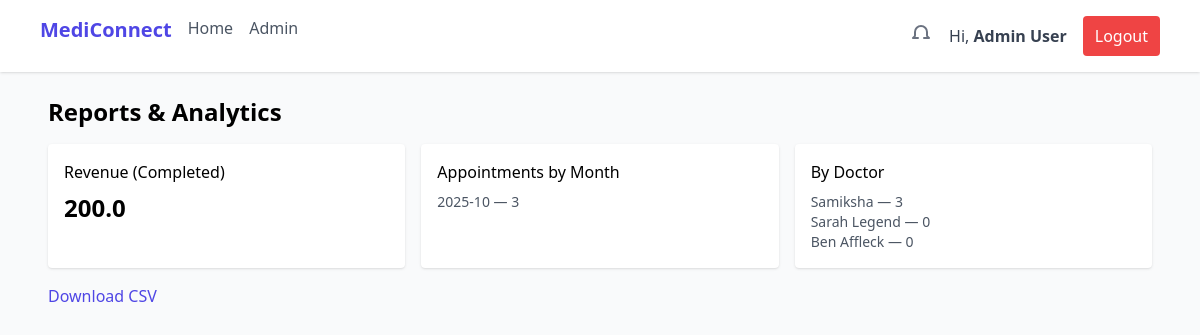
The page /admin/reports (signed in) on the database its author committed.
### tables this page shows
CREATE TABLE doctors (
        id INTEGER PRIMARY KEY AUTOINCREMENT,
        name TEXT NOT NULL,
        specialization TEXT,
        city TEXT,
        experience INTEGER,
        rating REAL,
        fee REAL,
        mode TEXT
    );

### app.py (the view)
@app.route('/admin/reports')
@login_required(role='admin')
def admin_reports():
    conn = get_db()
    by_month = conn.execute("SELECT strftime('%Y-%m', date) as month, COUNT(*) as cnt FROM appointments GROUP BY month ORDER BY month DESC").fetchall()
    per_doctor = conn.execute("SELECT d.name, COUNT(a.id) as cnt FROM doctors d LEFT JOIN appointments a ON a.doctor_id=d.id GROUP BY d.id ORDER BY cnt DESC").fetchall()
    revenue = conn.execute("SELECT SUM(d.fee) as total FROM appointments a JOIN doctors d ON a.doctor_id=d.id WHERE a.status='Completed'").fetchone()['total'] or 0
    conn.close()
    return render_template('admin/reports.html', by_month=by_month, per_doctor=per_doctor, revenue=revenue)

### app.py (called while the page is built)
def get_db():
    conn = sqlite3.connect(DB_PATH, detect_types=sqlite3.PARSE_DECLTYPES|sqlite3.PARSE_COLNAMES)
    conn.row_factory = sqlite3.Row
    return conn

def login_required(role=None):
    def decorator(f):
        @wraps(f)
        def decorated_function(*args, **kwargs):
            if 'user_id' not in session:
                flash("Please log in first.", "warning")
                return redirect(url_for('login'))
            if role and session.get('role') != role:
                flash("You do not have access to that page.", "danger")
                return redirect(url_for('index'))
            return f(*args, **kwargs)
        return decorated_function
    return decorator

@app.context_processor
def inject_notifications():
    if 'user_id' in session:
        conn = get_db()
        notifs = conn.execute("SELECT * FROM notifications WHERE user_id=? ORDER BY created_at DESC LIMIT 6", (session['user_id'],)).fetchall()
        unread = conn.execute("SELECT COUNT(*) as c FROM notifications WHERE user_id=? AND is_read=0", (session['user_id'],)).fetchone()['c']
        conn.close()
        return dict(__notifications=notifs, __unread_count=unread)
    return dict(__notifications=[], __unread_count=0)

### templates/admin/reports.html
{% extends 'base.html' %}{% block content %}
<h2 class="text-2xl font-semibold mb-4">Reports & Analytics</h2>
<div class="grid grid-cols-1 md:grid-cols-3 gap-4">
  <div class="p-4 bg-white rounded shadow">
    <h4 class="font-medium">Revenue (Completed)</h4>
    <p class="text-2xl font-bold mt-2">{{revenue}}</p>
  </div>
  <div class="p-4 bg-white rounded shadow">
    <h4 class="font-medium">Appointments by Month</h4>
    <ul class="text-sm mt-2 text-gray-600">{% for r in by_month %}<li>{{r.month}} — {{r.cnt}}</li>{% endfor %}</ul>
  </div>
  <div class="p-4 bg-white rounded shadow">
    <h4 class="font-medium">By Doctor</h4>
    <ul class="text-sm mt-2 text-gray-600">{% for d in per_doctor %}<li>{{d.name}} — {{d.cnt}}</li>{% endfor %}</ul>
  </div>
</div>
<div class="mt-4"><a class="text-indigo-600" href="{{ url_for('export_reports_csv') }}">Download CSV</a></div>
{% endblock %}

### rows shown on the page
doctors: name "Samiksha", cnt "3"
doctors: name "Sarah Legend", cnt "0"
doctors: name "Ben Affleck", cnt "0"

### other values the page prints
{{ session.name }} "Admin User"
{{ revenue }} "200.0"
{{ r.month }} "2025-10"
{{ r.cnt }} "3"
